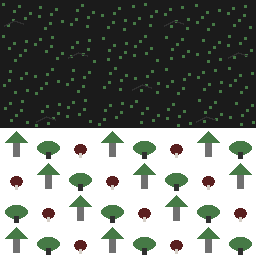
#> input picture Assets/Tilesets/forest.png, 256 x 256 px; its folder holds only this picture in this run
$ python -i tools_generate_assets_v4_chibi_action.py   (imports and definitions only)
#> lines starting #> are read from the running program, lines starting #| are printed output that depends on the picture; after the words box and inside, x2 and y2 are one past the last pixel; in counts of white or black regions, pixels touching at a corner belong together
#> further down, picture is the input picture: PIL image 256x256 RGBA; mean R, G, B, A 23.4, 27.3, 22.4, 154.1
"""
Q版俯视动作肉鸽像素精灵生成器 v4
- 角色：五官清晰、服装分层、明暗高光、大幅度攻击动作
- 怪物：独特轮廓、细节纹理、攻击前摇姿态
- 硬边像素，无抗锯齿，nearest-neighbor 渲染
"""
from PIL import Image, ImageDraw
from pathlib import Path
import math, json, random

ROOT = Path(__file__).parent.parent / 'Assets'

# 扩展调色板：增加高光和阴影层次
P = {
    'black': '#1B1B1B', 'iron': '#303030', 'darkred': '#5A1F1F',
    'red': '#A11F1F', 'bone': '#D6D0C8', 'gold': '#A8863A',
    'purple': '#6B3FA0', 'blue': '#3E5870', 'green': '#467A46',
    'ash': '#707070',
    # 新增高光/阴影/肤色/材质
    'skin': '#E8B89A', 'skin_shadow': '#C89878', 'skin_dark': '#A07858',
    'hair_brown': '#6B4423', 'hair_blond': '#C9A86A', 'hair_white': '#E8E0D0',
    'silver': '#A8A8B0', 'silver_light': '#D0D0D8', 'silver_dark': '#686870',
    'steel': '#5A5A68', 'steel_dark': '#3A3A48',
    'leather': '#8B6332', 'leather_dark': '#5E3F1E', 'leather_light': '#B08050',
    'cloth_red': '#8B2020', 'cloth_red_dark': '#5E1414', 'cloth_red_light': '#B03030',
    'cloth_purple': '#5A2A7A', 'cloth_purple_dark': '#3A1A5A', 'cloth_purple_light': '#7A4A9A',
    'cloth_green': '#2A5A3A', 'cloth_green_dark': '#1A3A2A',
    'fur_gray': '#7A7A7A', 'fur_gray_dark': '#5A5A5A', 'fur_gray_light': '#9A9A9A',
    'fur_brown': '#8B6B4A', 'fur_brown_dark': '#6B4B2A',
    'monster_skin': '#8A8A7A', 'monster_skin_dark': '#5A5A4A',
    'witch_skin': '#7A9A5A', 'witch_skin_dark': '#5A7A3A',
    'magic_purple': '#9A5ACA', 'magic_purple_light': '#CA8AFA',
    'magic_green': '#5ACA7A', 'magic_green_light': '#8AFA9A',
    'blood': '#8B1010', 'blood_dark': '#5E0A0A',
    'wood': '#6B4423', 'wood_dark': '#4A2E15',
}

DIRS = ['down', 'down_left', 'left', 'up_left', 'up', 'up_right', 'right', 'down_right']
ACTIONS = {'idle': 6, 'walk': 8, 'attack': 6, 'hit': 3, 'death': 8,
           'skill1': 8, 'skill2': 10, 'skill3': 12}


def dir_vec(i):
    a = math.pi / 2 + i * math.pi / 4
    return math.cos(a), math.sin(a)


def px(d, x, y, c, w=1, h=1):
    """画一个像素块"""
    d.rectangle((round(x), round(y), round(x + w - 1), round(y + h - 1)), fill=c)


def px_line(d, x1, y1, x2, y2, c, thick=1):
    """像素线（用 PIL 原生 C 实现，硬边无抗锯齿）"""
    d.line([(round(x1), round(y1)), (round(x2), round(y2))], fill=c, width=thick)


def px_poly(d, pts, c):
    """像素多边形填充（用 PIL 原生 C 实现，硬边无抗锯齿）"""
    d.polygon([(round(x), round(y)) for x, y in pts], fill=c)


def add_pixel_outline(im, color=(27, 27, 27, 255)):
    """给非透明像素增加 1px 硬边外轮廓，提高俯视战斗中的辨识度。"""
#> called with color = (27, 27, 27, 255)
    from PIL import ImageFilter
    alpha = im.getchannel('A')
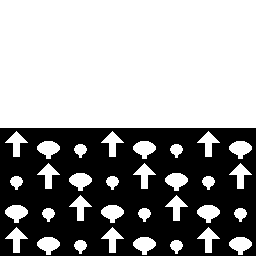
#> alpha: PIL image 256x256 L; 60.4% white; 1 black region, box (x1, y1, x2, y2) and area: (0, 128, 256, 256) 25936
    expanded = alpha.filter(ImageFilter.MaxFilter(3))
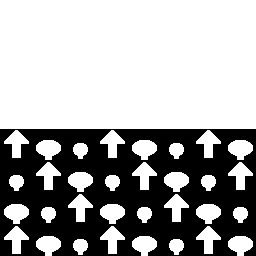
#> expanded: PIL image 256x256 L; 64.9% white; 1 black region, box (x1, y1, x2, y2) and area: (0, 129, 256, 256) 23032
    outline_alpha = expanded.point(lambda a: 255 if a else 0)
    base_alpha = alpha.point(lambda a: 255 if a else 0)
    # 仅保留原图之外的一圈
    import PIL.ImageChops as ImageChops
    ring = ImageChops.subtract(outline_alpha, base_alpha)
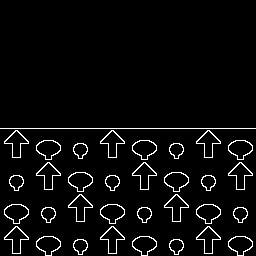
#> ring: PIL image 256x256 L; 4.4% white in thin lines or dots, all inside (x1, y1, x2, y2) = (0, 128, 256, 256)
    layer = Image.new('RGBA', im.size, color)
    layer.putalpha(ring)
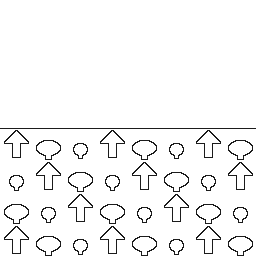
#> layer: PIL image 256x256 RGBA; mean R, G, B, A 27, 27, 27, 11.3; transparent parts drawn white
    return Image.alpha_composite(layer, im)
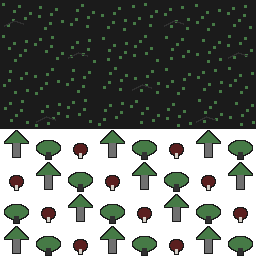
#> returned value: PIL image 256x256 RGBA; mean R, G, B, A 34.1, 38, 33.1, 165.4; transparent parts drawn white


# ============================================================
#  角色绘制
# ============================================================

# [1120 lines left out: functions draw_knight, draw_hunter, draw_mage, draw_char_frame, save_char, draw_ratman and 6 more, not called in this run]


# ============================================================
#  主程序
# ============================================================

# [31 lines not run here, left out]

>>> from PIL import Image
>>> picture = Image.open('../Assets/Tilesets/forest.png')
>>> result = add_pixel_outline(picture)

$ run again, on Assets/Tilesets/swamp.png
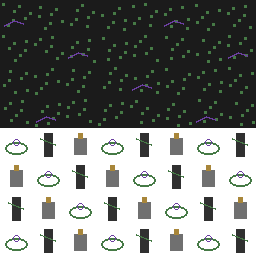
#> input picture Assets/Tilesets/swamp.png, 256 x 256 px
#> picture is the input picture: PIL image 256x256 RGBA; mean R, G, B, A 22.8, 24.9, 22.6, 151.3
#> in add_pixel_outline, `alpha = im.getchannel('A')`:
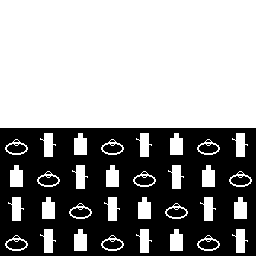
#> alpha: PIL image 256x256 L; 59.3% white; 12 black regions, largest, box (x1, y1, x2, y2) and area: (0, 128, 256, 256) 25171, (7, 144, 26, 153) 134, (103, 144, 122, 153) 134
#> expanded: PIL image 256x256 L; 64.9% white; 12 black regions, largest, box (x1, y1, x2, y2) and area: (0, 129, 256, 256) 22206, (8, 146, 25, 152) 75, (104, 146, 121, 152) 75
#> ring: PIL image 256x256 L; 5.5% white in thin lines or dots, all inside (x1, y1, x2, y2) = (0, 128, 256, 254)
#> in add_pixel_outline, `return Image.alpha_composite(layer, im)`:
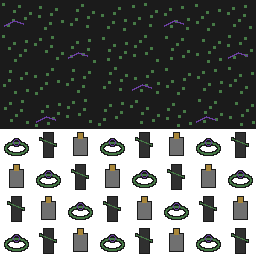
#> returned value: PIL image 256x256 RGBA; mean R, G, B, A 33.7, 35.9, 33.5, 165.4; transparent parts drawn white
